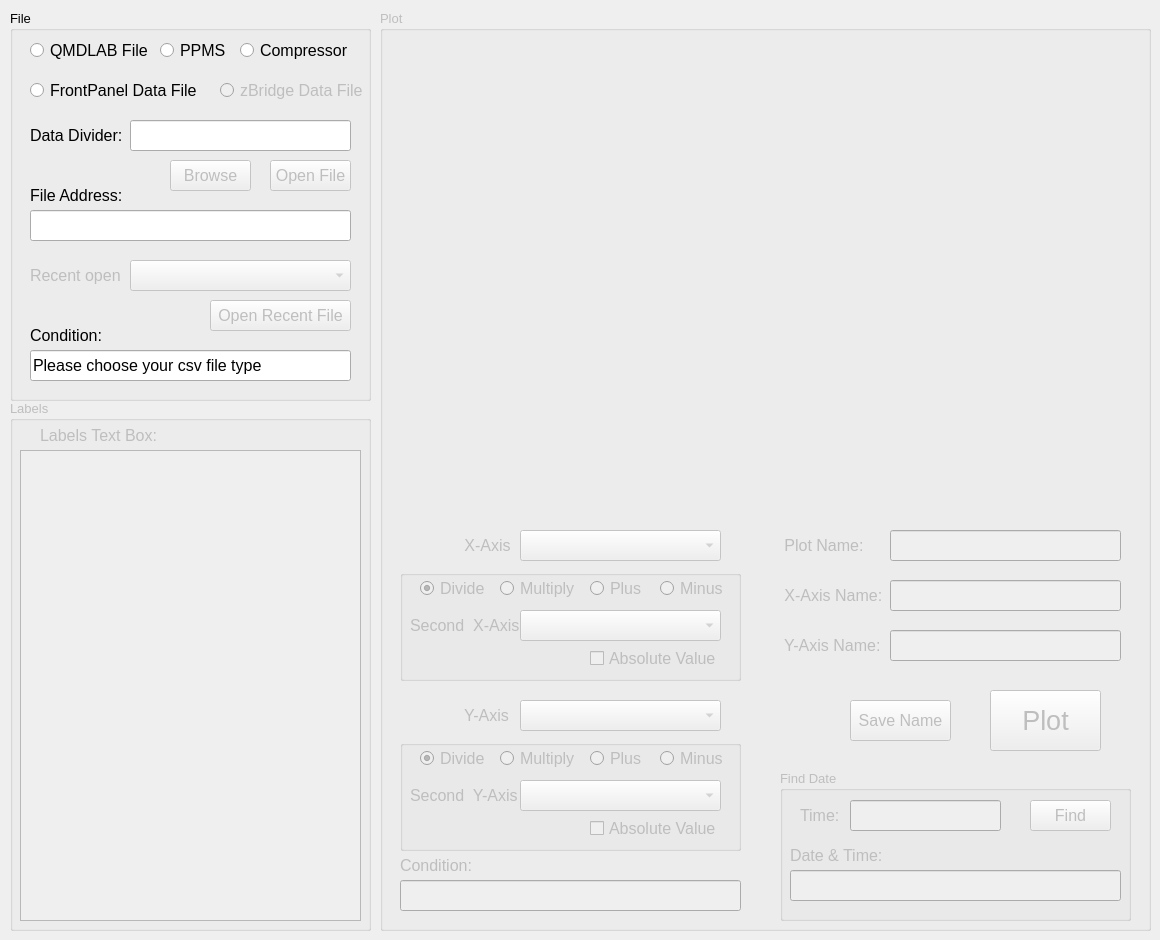
            <widget class="QWidget" name="tab">
             <attribute name="title">
              <string>Regular Plotting</string>
             </attribute>
             <widget class="QGroupBox" name="groupBox_file">
              <property name="geometry">
               <rect>
                <x>10</x>
                <y>10</y>
                <width>361</width>
                <height>391</height>
               </rect>
              </property>
              <property name="font">
               <font>
                <pointsize>10</pointsize>
               </font>
              </property>
              <property name="title">
               <string>File</string>
              </property>
              <widget class="QLineEdit" name="lineEdit_address">
               <property name="geometry">
                <rect>
                 <x>20</x>
                 <y>200</y>
                 <width>321</width>
                 <height>31</height>
                </rect>
               </property>
               <property name="font">
                <font>
                 <pointsize>12</pointsize>
                </font>
               </property>
              </widget>
              <widget class="QPushButton" name="pushButton_browse">
               <property name="enabled">
                <bool>false</bool>
               </property>
               <property name="geometry">
                <rect>
                 <x>160</x>
                 <y>150</y>
                 <width>81</width>
                 <height>31</height>
                </rect>
               </property>
               <property name="font">
                <font>
                 <pointsize>12</pointsize>
                </font>
               </property>
               <property name="text">
                <string>Browse</string>
               </property>
              </widget>
              <widget class="QLabel" name="label">
               <property name="geometry">
                <rect>
                 <x>20</x>
                 <y>170</y>
                 <width>91</width>
                 <height>31</height>
                </rect>
               </property>
               <property name="font">
                <font>
                 <pointsize>12</pointsize>
                </font>
               </property>
               <property name="text">
                <string>File Address:</string>
               </property>
              </widget>
              <widget class="QLabel" name="label_4">
               <property name="geometry">
                <rect>
                 <x>20</x>
                 <y>310</y>
                 <width>81</width>
                 <height>31</height>
                </rect>
               </property>
               <property name="font">
                <font>
                 <pointsize>12</pointsize>
                </font>
               </property>
               <property name="text">
                <string>Condition:</string>
               </property>
              </widget>
              <widget class="QLineEdit" name="lineEdit_condition1">
               <property name="geometry">
                <rect>
                 <x>20</x>
                 <y>340</y>
                 <width>321</width>
                 <height>31</height>
                </rect>
               </property>
               <property name="font">
                <font>
                 <pointsize>12</pointsize>
                </font>
               </property>
               <property name="text">
                <string>Please choose your csv file type</string>
               </property>
              </widget>
              <widget class="QLabel" name="label_10">
               <property name="geometry">
                <rect>
                 <x>20</x>
                 <y>110</y>
                 <width>91</width>
                 <height>31</height>
                </rect>
               </property>
               <property name="font">
                <font>
                 <pointsize>12</pointsize>
                </font>
               </property>
               <property name="text">
                <string>Data Divider:</string>
               </property>
              </widget>
              <widget class="QLineEdit" name="lineEdit_divider">
               <property name="geometry">
                <rect>
                 <x>120</x>
                 <y>110</y>
                 <width>221</width>
                 <height>31</height>
                </rect>
               </property>
               <property name="font">
                <font>
                 <pointsize>12</pointsize>
                </font>
               </property>
               <property name="text">
                <string/>
               </property>
              </widget>
              <widget class="QRadioButton" name="radioButton_qmd">
               <property name="geometry">
                <rect>
                 <x>20</x>
                 <y>30</y>
                 <width>121</width>
                 <height>21</height>
                </rect>
               </property>
               <property name="font">
                <font>
                 <pointsize>12</pointsize>
                </font>
               </property>
               <property name="text">
                <string>QMDLAB File</string>
               </property>
               <property name="checked">
                <bool>false</bool>
               </property>
              </widget>
              <widget class="QRadioButton" name="radioButton_frontpanel">
               <property name="geometry">
                <rect>
                 <x>20</x>
                 <y>70</y>
                 <width>171</width>
                 <height>21</height>
                </rect>
               </property>
               <property name="font">
                <font>
                 <pointsize>12</pointsize>
                </font>
               </property>
               <property name="text">
                <string>FrontPanel Data File</string>
               </property>
              </widget>
              <widget class="QRadioButton" name="radioButton_ppms">
               <property name="geometry">
                <rect>
                 <x>150</x>
                 <y>30</y>
                 <width>71</width>
                 <height>21</height>
                </rect>
               </property>
               <property name="font">
                <font>
                 <pointsize>12</pointsize>
                </font>
               </property>
               <property name="text">
                <string>PPMS</string>
               </property>
               <property name="checked">
                <bool>false</bool>
               </property>
              </widget>
              <widget class="QPushButton" name="pushButton_openfile">
               <property name="enabled">
                <bool>false</bool>
               </property>
               <property name="geometry">
                <rect>
                 <x>260</x>
                 <y>150</y>
                 <width>81</width>
                 <height>31</height>
                </rect>
               </property>
               <property name="font">
                <font>
                 <pointsize>12</pointsize>
                </font>
               </property>
               <property name="text">
                <string>Open File</string>
               </property>
              </widget>
              <widget class="QLabel" name="label_11">
               <property name="enabled">
                <bool>false</bool>
               </property>
               <property name="geometry">
                <rect>
                 <x>20</x>
                 <y>250</y>
                 <width>91</width>
                 <height>31</height>
                </rect>
               </property>
               <property name="font">
                <font>
                 <pointsize>12</pointsize>
                </font>
               </property>
               <property name="text">
                <string>Recent open:</string>
               </property>
              </widget>
              <widget class="QComboBox" name="comboBox_recent">
               <property name="enabled">
                <bool>false</bool>
               </property>
               <property name="geometry">
                <rect>
                 <x>120</x>
                 <y>250</y>
                 <width>221</width>
                 <height>31</height>
                </rect>
               </property>
               <property name="font">
                <font>
                 <pointsize>12</pointsize>
                </font>
               </property>
              </widget>
              <widget class="QPushButton" name="pushButton_recent">
               <property name="enabled">
                <bool>false</bool>
               </property>
               <property name="geometry">
                <rect>
                 <x>200</x>
                 <y>290</y>
                 <width>141</width>
                 <height>31</height>
                </rect>
               </property>
               <property name="font">
                <font>
                 <pointsize>12</pointsize>
                </font>
               </property>
               <property name="text">
                <string>Open Recent File</string>
               </property>
              </widget>
              <widget class="QRadioButton" name="radioButton_zbridge">
               <property name="enabled">
                <bool>false</bool>
               </property>
               <property name="geometry">
                <rect>
                 <x>210</x>
                 <y>70</y>
                 <width>151</width>
                 <height>21</height>
                </rect>
               </property>
               <property name="font">
                <font>
                 <pointsize>12</pointsize>
                </font>
               </property>
               <property name="text">
                <string>zBridge Data File</string>
               </property>
              </widget>
              <widget class="QRadioButton" name="radioButton_compressor">
               <property name="geometry">
                <rect>
                 <x>230</x>
                 <y>30</y>
                 <width>121</width>
                 <height>21</height>
                </rect>
               </property>
               <property name="font">
                <font>
                 <pointsize>12</pointsize>
                </font>
               </property>
               <property name="text">
                <string>Compressor</string>
               </property>
               <property name="checked">
                <bool>false</bool>
               </property>
              </widget>
             </widget>
             <widget class="QGroupBox" name="groupBox_labels">
              <property name="enabled">
               <bool>false</bool>
              </property>
              <property name="geometry">
               <rect>
                <x>10</x>
                <y>400</y>
                <width>361</width>
                <height>531</height>
               </rect>
              </property>
              <property name="font">
               <font>
                <pointsize>10</pointsize>
               </font>
              </property>
              <property name="title">
               <string>Labels</string>
              </property>
              <widget class="QLabel" name="label_6">
               <property name="geometry">
                <rect>
                 <x>30</x>
                 <y>20</y>
                 <width>141</width>
                 <height>31</height>
                </rect>
               </property>
               <property name="font">
                <font>
                 <pointsize>12</pointsize>
                </font>
               </property>
               <property name="text">
                <string>Labels Text Box:</string>
               </property>
              </widget>
              <widget class="QTextEdit" name="textEdit_labels">
               <property name="geometry">
                <rect>
                 <x>10</x>
                 <y>50</y>
                 <width>341</width>
                 <height>471</height>
                </rect>
               </property>
               <property name="font">
                <font>
                 <pointsize>13</pointsize>
                </font>
               </property>
              </widget>
             </widget>
             <widget class="QGroupBox" name="groupBox_plot">
              <property name="enabled">
               <bool>false</bool>
              </property>
              <property name="geometry">
               <rect>
                <x>380</x>
                <y>10</y>
                <width>771</width>
                <height>921</height>
               </rect>
              </property>
              <property name="font">
               <font>
                <pointsize>10</pointsize>
               </font>
              </property>
              <property name="title">
               <string>Plot</string>
              </property>
              <widget class="QWidget" name="widget" native="true">
               <property name="geometry">
                <rect>
                 <x>0</x>
                 <y>10</y>
                 <width>771</width>
                 <height>501</height>
                </rect>
               </property>
               <widget class="MatplotlibWidget" name="mplwidget">
                <property name="geometry">
                 <rect>
                  <x>290</x>
                  <y>200</y>
                  <width>16</width>
                  <height>16</height>
                 </rect>
                </property>
               </widget>
              </widget>
              <widget class="QComboBox" name="comboBox_x">
               <property name="geometry">
                <rect>
                 <x>140</x>
                 <y>520</y>
                 <width>201</width>
                 <height>31</height>
                </rect>
               </property>
               <property name="font">
                <font>
                 <pointsize>12</pointsize>
                </font>
               </property>
              </widget>
              <widget class="QComboBox" name="comboBox_y">
               <property name="geometry">
                <rect>
                 <x>140</x>
                 <y>690</y>
                 <width>201</width>
                 <height>31</height>
                </rect>
               </property>
               <property name="font">
                <font>
                 <pointsize>12</pointsize>
                </font>
               </property>
              </widget>
              <widget class="QPushButton" name="pushButton_change_name">
               <property name="enabled">
                <bool>false</bool>
               </property>
               <property name="geometry">
                <rect>
                 <x>470</x>
                 <y>690</y>
                 <width>101</width>
                 <height>41</height>
                </rect>
               </property>
               <property name="font">
                <font>
                 <pointsize>12</pointsize>
                </font>
               </property>
               <property name="text">
                <string>Save Name</string>
               </property>
              </widget>
              <widget class="QLabel" name="label_2">
               <property name="geometry">
                <rect>
                 <x>80</x>
                 <y>520</y>
                 <width>51</width>
                 <height>31</height>
                </rect>
               </property>
               <property name="font">
                <font>
                 <pointsize>12</pointsize>
                </font>
               </property>
               <property name="text">
                <string> X-Axis</string>
               </property>
              </widget>
              <widget class="QLabel" name="label_3">
               <property name="geometry">
                <rect>
                 <x>80</x>
                 <y>690</y>
                 <width>61</width>
                 <height>31</height>
                </rect>
               </property>
               <property name="font">
                <font>
                 <pointsize>12</pointsize>
                </font>
               </property>
               <property name="text">
                <string> Y-Axis</string>
               </property>
              </widget>
              <widget class="QLabel" name="label_5">
               <property name="geometry">
                <rect>
                 <x>20</x>
                 <y>840</y>
                 <width>91</width>
                 <height>31</height>
                </rect>
               </property>
               <property name="font">
                <font>
                 <pointsize>12</pointsize>
                </font>
               </property>
               <property name="text">
                <string>Condition:</string>
               </property>
              </widget>
              <widget class="QLineEdit" name="lineEdit_condition2">
               <property name="geometry">
                <rect>
                 <x>20</x>
                 <y>870</y>
                 <width>341</width>
                 <height>31</height>
                </rect>
               </property>
               <property name="font">
                <font>
                 <pointsize>12</pointsize>
                </font>
               </property>
               <property name="text">
                <string/>
               </property>
              </widget>
              <widget class="QLabel" name="label_7">
               <property name="geometry">
                <rect>
                 <x>400</x>
                 <y>570</y>
                 <width>101</width>
                 <height>31</height>
                </rect>
               </property>
               <property name="font">
                <font>
                 <pointsize>12</pointsize>
                </font>
               </property>
               <property name="text">
                <string> X-Axis Name:</string>
               </property>
              </widget>
              <widget class="QLineEdit" name="lineEdit_x">
               <property name="geometry">
                <rect>
                 <x>510</x>
                 <y>570</y>
                 <width>231</width>
                 <height>31</height>
                </rect>
               </property>
              </widget>
              <widget class="QLabel" name="label_8">
               <property name="geometry">
                <rect>
                 <x>400</x>
                 <y>620</y>
                 <width>111</width>
                 <height>31</height>
                </rect>
               </property>
               <property name="font">
                <font>
                 <pointsize>12</pointsize>
                </font>
               </property>
               <property name="text">
                <string> Y-Axis Name:</string>
               </property>
              </widget>
              <widget class="QLineEdit" name="lineEdit_y">
               <property name="geometry">
                <rect>
                 <x>510</x>
                 <y>620</y>
                 <width>231</width>
                 <height>31</height>
                </rect>
               </property>
              </widget>
              <widget class="QLabel" name="label_9">
               <property name="geometry">
                <rect>
                 <x>400</x>
                 <y>520</y>
                 <width>101</width>
                 <height>31</height>
                </rect>
               </property>
               <property name="font">
                <font>
                 <pointsize>12</pointsize>
                </font>
               </property>
               <property name="text">
                <string> Plot Name:</string>
               </property>
              </widget>
              <widget class="QLineEdit" name="lineEdit_name">
               <property name="geometry">
                <rect>
                 <x>510</x>
                 <y>520</y>
                 <width>231</width>
                 <height>31</height>
                </rect>
               </property>
              </widget>
              <widget class="QPushButton" name="pushButton_Plot">
               <property name="geometry">
                <rect>
                 <x>610</x>
                 <y>680</y>
                 <width>111</width>
                 <height>61</height>
                </rect>
               </property>
               <property name="font">
                <font>
                 <pointsize>20</pointsize>
                </font>
               </property>
               <property name="text">
                <string>Plot</string>
               </property>
              </widget>
              <widget class="QGroupBox" name="groupBox">
               <property name="geometry">
                <rect>
                 <x>20</x>
                 <y>560</y>
                 <width>341</width>
                 <height>111</height>
                </rect>
               </property>
               <property name="title">
                <string/>
               </property>
               <widget class="QComboBox" name="comboBox_x_2">
                <property name="geometry">
                 <rect>
                  <x>120</x>
                  <y>40</y>
                  <width>201</width>
                  <height>31</height>
                 </rect>
                </property>
                <property name="font">
                 <font>
                  <pointsize>12</pointsize>
                 </font>
                </property>
               </widget>
               <widget class="QRadioButton" name="radioButton_x_multiply">
                <property name="geometry">
                 <rect>
                  <x>100</x>
                  <y>10</y>
                  <width>81</width>
                  <height>17</height>
                 </rect>
                </property>
                <property name="font">
                 <font>
                  <pointsize>12</pointsize>
                 </font>
                </property>
                <property name="text">
                 <string>Multiply</string>
                </property>
               </widget>
               <widget class="QRadioButton" name="radioButton_x_divide">
                <property name="geometry">
                 <rect>
                  <x>20</x>
                  <y>10</y>
                  <width>71</width>
                  <height>17</height>
                 </rect>
                </property>
                <property name="font">
                 <font>
                  <pointsize>12</pointsize>
                 </font>
                </property>
                <property name="text">
                 <string>Divide</string>
                </property>
                <property name="checked">
                 <bool>true</bool>
                </property>
               </widget>
               <widget class="QRadioButton" name="radioButton_x_plus">
                <property name="geometry">
                 <rect>
                  <x>190</x>
                  <y>10</y>
                  <width>71</width>
                  <height>17</height>
                 </rect>
                </property>
                <property name="font">
                 <font>
                  <pointsize>12</pointsize>
                 </font>
                </property>
                <property name="text">
                 <string>Plus</string>
                </property>
               </widget>
               <widget class="QRadioButton" name="radioButton_x_minus">
                <property name="geometry">
                 <rect>
                  <x>260</x>
                  <y>10</y>
                  <width>71</width>
                  <height>17</height>
                 </rect>
                </property>
                <property name="font">
                 <font>
                  <pointsize>12</pointsize>
                 </font>
                </property>
                <property name="text">
                 <string>Minus</string>
                </property>
               </widget>
               <widget class="QLabel" name="label_12">
                <property name="geometry">
                 <rect>
                  <x>10</x>
                  <y>40</y>
                  <width>111</width>
                  <height>31</height>
                 </rect>
                </property>
                <property name="font">
                 <font>
                  <pointsize>12</pointsize>
                 </font>
                </property>
                <property name="text">
                 <string>Second  X-Axis</string>
                </property>
               </widget>
               <widget class="QCheckBox" name="checkBox_x_value">
                <property name="geometry">
                 <rect>
                  <x>190</x>
                  <y>80</y>
                  <width>131</width>
                  <height>17</height>
                 </rect>
                </property>
                <property name="font">
                 <font>
                  <pointsize>12</pointsize>
                 </font>
                </property>
                <property name="text">
                 <string>Absolute Value</string>
                </property>
               </widget>
              </widget>
              <widget class="QGroupBox" name="groupBox_2">
               <property name="geometry">
                <rect>
                 <x>20</x>
                 <y>730</y>
                 <width>341</width>
                 <height>111</height>
                </rect>
               </property>
               <property name="title">
                <string/>
               </property>
               <widget class="QComboBox" name="comboBox_y_2">
                <property name="geometry">
                 <rect>
                  <x>120</x>
                  <y>40</y>
                  <width>201</width>
                  <height>31</height>
                 </rect>
                </property>
                <property name="font">
                 <font>
                  <pointsize>12</pointsize>
                 </font>
                </property>
               </widget>
               <widget class="QRadioButton" name="radioButton_y_multiply">
                <property name="geometry">
                 <rect>
                  <x>100</x>
                  <y>10</y>
                  <width>81</width>
                  <height>17</height>
                 </rect>
                </property>
                <property name="font">
                 <font>
                  <pointsize>12</pointsize>
                 </font>
                </property>
                <property name="text">
                 <string>Multiply</string>
                </property>
               </widget>
               <widget class="QRadioButton" name="radioButton_y_divide">
                <property name="geometry">
                 <rect>
                  <x>20</x>
                  <y>10</y>
                  <width>71</width>
                  <height>17</height>
                 </rect>
                </property>
                <property name="font">
                 <font>
                  <pointsize>12</pointsize>
                 </font>
                </property>
                <property name="text">
                 <string>Divide</string>
                </property>
                <property name="checked">
                 <bool>true</bool>
                </property>
               </widget>
               <widget class="QRadioButton" name="radioButton_y_plus">
                <property name="geometry">
                 <rect>
                  <x>190</x>
                  <y>10</y>
                  <width>71</width>
                  <height>17</height>
                 </rect>
                </property>
                <property name="font">
                 <font>
                  <pointsize>12</pointsize>
                 </font>
                </property>
                <property name="text">
                 <string>Plus</string>
                </property>
               </widget>
               <widget class="QRadioButton" name="radioButton_y_minus">
                <property name="geometry">
                 <rect>
                  <x>260</x>
                  <y>10</y>
                  <width>71</width>
                  <height>17</height>
                 </rect>
                </property>
                <property name="font">
                 <font>
                  <pointsize>12</pointsize>
                 </font>
                </property>
                <property name="text">
                 <string>Minus</string>
                </property>
               </widget>
               <widget class="QLabel" name="label_13">
                <property name="geometry">
                 <rect>
                  <x>10</x>
                  <y>40</y>
                  <width>111</width>
                  <height>31</height>
                 </rect>
                </property>
                <property name="font">
                 <font>
                  <pointsize>12</pointsize>
                 </font>
                </property>
                <property name="text">
                 <string>Second  Y-Axis</string>
                </property>
               </widget>
               <widget class="QCheckBox" name="checkBox_y_value">
                <property name="geometry">
                 <rect>
                  <x>190</x>
                  <y>80</y>
                  <width>131</width>
                  <height>17</height>
                 </rect>
                </property>
                <property name="font">
                 <font>
                  <pointsize>12</pointsize>
                 </font>
                </property>
                <property name="text">
                 <string>Absolute Value</string>
                </property>
               </widget>
              </widget>
              <widget class="QGroupBox" name="groupBox_date">
               <property name="enabled">
                <bool>false</bool>
               </property>
               <property name="geometry">
                <rect>
                 <x>400</x>
                 <y>760</y>
                 <width>351</width>
                 <height>151</height>
                </rect>
               </property>
               <property name="title">
                <string>Find Date</string>
               </property>
               <widget class="QLabel" name="label_18">
                <property name="geometry">
                 <rect>
                  <x>20</x>
                  <y>30</y>
                  <width>61</width>
                  <height>31</height>
                 </rect>
                </property>
                <property name="font">
                 <font>
                  <pointsize>12</pointsize>
                 </font>
                </property>
                <property name="text">
                 <string>Time:</string>
                </property>
               </widget>
               <widget class="QLineEdit" name="lineEdit_minute">
                <property name="geometry">
                 <rect>
                  <x>70</x>
                  <y>30</y>
                  <width>151</width>
                  <height>31</height>
                 </rect>
                </property>
                <property name="font">
                 <font>
                  <pointsize>12</pointsize>
                 </font>
                </property>
               </widget>
               <widget class="QLabel" name="label_19">
                <property name="geometry">
                 <rect>
                  <x>10</x>
                  <y>70</y>
                  <width>111</width>
                  <height>31</height>
                 </rect>
                </property>
                <property name="font">
                 <font>
                  <pointsize>12</pointsize>
                 </font>
                </property>
                <property name="text">
                 <string>Date &amp; Time:</string>
                </property>
               </widget>
               <widget class="QLineEdit" name="lineEdit_date">
                <property name="geometry">
                 <rect>
                  <x>10</x>
                  <y>100</y>
                  <width>331</width>
                  <height>31</height>
                 </rect>
                </property>
                <property name="font">
                 <font>
                  <pointsize>12</pointsize>
                 </font>
                </property>
               </widget>
               <widget class="QPushButton" name="pushButton_find">
                <property name="geometry">
                 <rect>
                  <x>250</x>
                  <y>30</y>
                  <width>81</width>
                  <height>31</height>
                 </rect>
                </property>
                <property name="font">
                 <font>
                  <pointsize>12</pointsize>
                 </font>
                </property>
                <property name="text">
                 <string>Find</string>
                </property>
               </widget>
              </widget>
             </widget>
            </widget>
